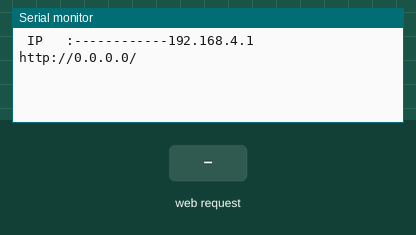
Bench run of a sketch on a simulated ESP8266 (NodeMCU). On the bench: the last lines printed to the serial monitor. The inputs (shaded band) are chosen by the test bench.

Above: at 1.2 s.
1.3 s: HTTP request GET /l?s=1 received
At 1.9 s:
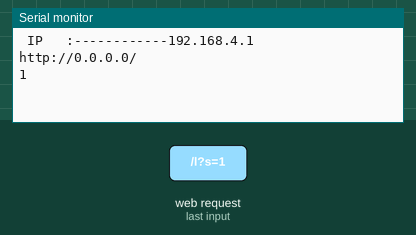
2.8 s: HTTP request GET /l?s=0 received
At 4.2 s:
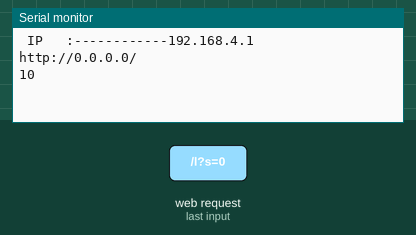

The sketch:

NOINTERNET_TRY.ino
```cpp
#include <ESP8266WiFi.h>
#include <WiFiClient.h>
#include <ESP8266WebServer.h>
const char* ssid = "EsP";  //YOUR SSID
const char* password = "11111111";  //YOUR WIFI PSSWORD
ESP8266WebServer server(80);
void doi(){
  Serial.print(server.arg("s"));server.send(200,"text/html","<h1>Hello </h1>"+server.arg("s"));
}
void n(){
server.send(200,"text/html","<h1>Hello </h1>");
}
void setup() {
    Serial.begin(115200);
  WiFi.softAP(ssid,password);
  IPAddress IP =WiFi.softAPIP();
  Serial.print(" IP   :------------");
    Serial.print(IP);
  Serial.print("\nhttp://");    //URL IP to be typed in mobile/desktop browser
  Serial.print(WiFi.localIP());
  Serial.println("/");

  server.on("/",n);
  server.on("/l",doi);
  server.begin();
}
void loop() {
server.handleClient();
}
```

Measured:
- after the input at 1.3 s, the serial monitor: prints a new line at once (image 1)
- after the input at 2.8 s, the serial monitor: prints a new line at once (image 2)
